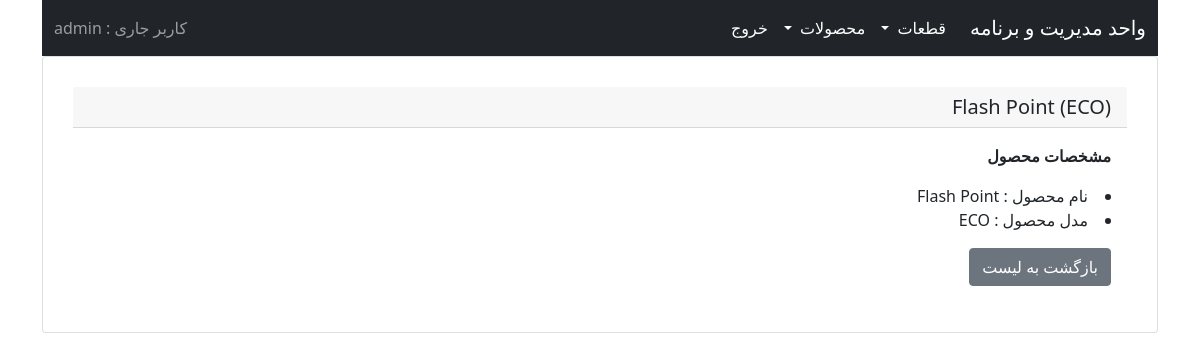
/support/products/list/15 (signed in), run on the app's committed database.
### support/models.py (models this page shows)
class Product(models.Model):
    product_models = (
        ('BASIC', 'BASIC'),
        ('ECO', 'ECONOMY'),
        ('PRO', 'PROFESSIONAL'),
        ('FULL', 'FULL'),
    )
    product_name = models.CharField(verbose_name=_('product name'), max_length=200)
    product_model = models.CharField(verbose_name=_('Product model'), max_length=200, choices=product_models, default='eco')
    product_part = models.ManyToManyField(Part, through='PartPack', blank=True)
    class Meta:
        verbose_name = _('product')
        verbose_name_plural = _('products')
    def __str__(self):
        return "%s (%s)" % (self.product_name, self.product_model)

### support/views.py (the view)
# urls.py: path('products/list/<product_id>', views.product_show, name='product-show'),
def product_show(request, product_id):
    product = Product.objects.get(pk=product_id)
    return render(request, 'support/product_show.html', {'product': product})

### support/templates/support/product_show.html
{% extends 'mainapp/base.html' %}
{% block content %}
{% include './navbar.html' %}
<div class="card" style="padding: 30px">
  <h5 class="card-header">{{ product }}</h5>
  <div class="card-body">
    <p class="card-text">
          <strong>مشخصات محصول</strong>
          <li>نام محصول : {{ product.product_name }} </li>
          <li>مدل محصول : {{ product.product_model }} </li>
    </p>
    <a href="{% url 'product-list' %}" class="btn btn-secondary">بازگشت به لیست</a>
  </div>
</div>
{% endblock %}

### support/templates/support/navbar.html (shortened to what this page needs)
<nav class="navbar navbar-expand-lg navbar-dark bg-dark">
    <div class="container-fluid">
        <a class="navbar-brand" href="#">واحد مدیریت و برنامه</a>
        <div class="collapse navbar-collapse" id="navbarSupportedContent">
            <ul class="navbar-nav me-auto mb-2 mb-lg-0">
                <li class="nav-item dropdown ">
                    <a class="nav-link dropdown-toggle active " href="#" id="navbarDropdown" role="button"
                       data-bs-toggle="dropdown" aria-expanded="false">
                        قطعات
                    </a>
                </li>
                <li class="nav-item dropdown ">
                    <a class="nav-link dropdown-toggle active " href="#" id="navbarDropdown" role="button"
                       data-bs-toggle="dropdown" aria-expanded="false">
                        محصولات
                    </a>
                </li>
                {% if user.is_authenticated %}
                <li class="nav-item">
                    <a class="nav-link active" aria-current="page" href="{% url 'logout-user' %}">خروج</a>
                </li>
                {% endif %}
            </ul>
            <span class="navbar-text">
       کاربر جاری : {{ user }}
            </span>
        </div>
    </div>
</nav>

### data on the page
Product: product_name+product_model "Flash Point (ECO)", product_name "Flash Point", product_model "ECO"

### other printed values
{{ user }} "admin"
